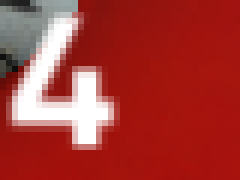
#> input picture backup/left_num_3.png, 40 x 30 px (shown 6 times larger)
$ python recognizer.py
#> lines starting #> are read from the running program, lines starting #| are printed output that depends on the picture; after the words box and inside, x2 and y2 are one past the last pixel; in counts of white or black regions, pixels touching at a corner belong together
#> further down, img is the input picture: PIL image 40x30 RGBA; mean R, G, B, A 167.1, 59.8, 55.2, 255
import os
from pathlib import Path
from PIL import Image
from typing import List, Optional, Dict
from functools import lru_cache
import cv2
import numpy as np
import re
import logging
from config import CARD_OUTPUT_DIR, DIGIT_PATTERN_DIR, TEMP_PATH, CARD_PATTERN_DIR, BACKUP_PATH
import time
import shutil

BINARYZATION_THRESHOLD = 210

logger = logging.getLogger("my_logger")


# [55 lines left out: function match_pattern, not called in this run]

DIGIT_FN_RE = re.compile(r"^(\d)\w*\.png$")

@lru_cache(maxsize=1)
def load_digit_templates(pattern_dir: str) -> List[Dict]:
    """
    只在第一次调用时加载所有模板：
    返回 [{'digit': '0', 'tpl': ndarray, 'w':.., 'h':..}, ...]
    """
    templates = []
    for fn in os.listdir(pattern_dir):
        m = DIGIT_FN_RE.match(fn)
        if not m:
            continue
        digit = m.group(1)
        path = os.path.join(pattern_dir, fn)
        tpl = cv2.imread(path, cv2.IMREAD_GRAYSCALE)
        tpl = cv2.threshold(tpl, BINARYZATION_THRESHOLD, 255, cv2.THRESH_BINARY)[1]
        if tpl is None:
            continue
        h, w = tpl.shape
        # save_debug_image(tpl, f"template_{digit}")
        templates.append({'digit': digit, 'tpl': tpl, 'w': w, 'h': h})
    return templates

# [12 lines left out: function save_debug_image, not called in this run]

def ocr_number(
    pil_img: Image.Image,
    pattern_dir = DIGIT_PATTERN_DIR,
    threshold: float = 0.8,
    n: int = 2,
) -> Optional[int]:
    """
    识别最多 n 个白色数字，保存每一步的调试图像，并打印最高匹配度。
    """
#> called with pattern_dir = 'patterns/digits', threshold = 0.8, n = 2
    # 0. 原图
    img = np.array(pil_img)
    # save_debug_image(img, "step1_orig")

    # 1. 转灰度
    gray = cv2.cvtColor(img, cv2.COLOR_RGB2GRAY) if img.ndim == 3 else img
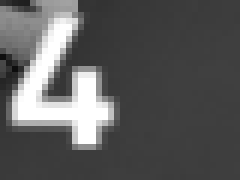
#> gray: shape (30, 40) (shown 6 times larger); min 13, max 255, mean 91.3
    # save_debug_image(gray, "step2_gray")

    # 2. Otsu 二值化
    _, bw = cv2.threshold(gray, 0, 255, cv2.THRESH_BINARY | cv2.THRESH_OTSU)
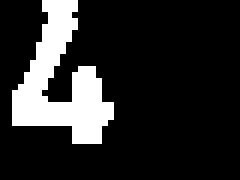
#> bw: shape (30, 40) (shown 6 times larger); 16.2% white; 1 white region, box (x1, y1, x2, y2) and area: (2, 0, 19, 24) 194
    _, bw = cv2.threshold(gray, 200, 255, cv2.THRESH_BINARY)
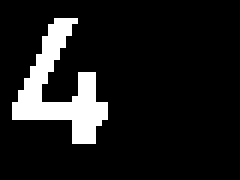
#> bw: shape (30, 40) (shown 6 times larger); 11.1% white; 1 white region, box (x1, y1, x2, y2) and area: (2, 3, 18, 24) 133
    # [6 lines of commented-out code are left out]

    bw_open = bw

    # 4. 白色像素太少，直接 0
    total = bw_open.size
#> total = 1200
    if total > 0 and cv2.countNonZero(bw_open) / total < 0.02:
        return 0

    # 5. 模板匹配，收集局部峰值
    raw_matches = []
    for info in load_digit_templates(pattern_dir):
        tpl = info['tpl']
        res = cv2.matchTemplate(bw_open, tpl, cv2.TM_CCOEFF_NORMED)
        # 可视化匹配分数图（选用归一化到 [0,255]）
        heat = (np.clip(res, 0, 1) * 255).astype(np.uint8)
        # save_debug_image(heat, f"heat_digit_{info['digit']}")

        # 找局部极大
        dil = cv2.dilate(res, np.ones((3,3), np.uint8))
        mask = (res == dil) & (res >= threshold)
        ys, xs = np.where(mask)
        for (y, x) in zip(ys, xs):
            raw_matches.append({
                'digit': info['digit'],
                'score': float(res[y, x]),
                'pt': (x, y),
                'w': info['w'],
                'h': info['h'],
            })

    if not raw_matches:
        return None

    #! 6. 打印最高匹配度
    highest = max(m['score'] for m in raw_matches)
    # logger.warning(f"[OCR] Highest match score: {highest:.4f}")
    if highest <= 0.9:
        logger.error(f"[OCR] Warning: Highest match score is low ({highest:.4f})")
        os.makedirs(BACKUP_PATH, exist_ok=True)
        for item in os.listdir(CARD_OUTPUT_DIR):
            src = os.path.join(CARD_OUTPUT_DIR, item)
            dst = os.path.join(BACKUP_PATH, item)
            if os.path.isdir(src):
                shutil.copytree(src, dst, dirs_exist_ok=True)
            else:
                shutil.copy2(src, dst)


    # 7. 全局按置信度降序，做 NMS
    raw_matches.sort(key=lambda x: x['score'], reverse=True)
    pts = np.array([m['pt'] for m in raw_matches], dtype=np.float32)
    ws = np.array([m['w'] for m in raw_matches], dtype=np.float32)
    hs = np.array([m['h'] for m in raw_matches], dtype=np.float32)

    selected = []
    used = np.zeros(len(raw_matches), dtype=bool)
    for i, m in enumerate(raw_matches):
        if used[i]:
            continue
        selected.append(m)
        if len(selected) >= n:
            break
        dx = np.abs(pts[:,0] - m['pt'][0])
        dy = np.abs(pts[:,1] - m['pt'][1])
        overlap = (dx < 0.5 * np.maximum(ws, m['w'])) & \
                  (dy < 0.5 * np.maximum(hs, m['h']))
        used = used | overlap

    if not selected:
        return None

    # 8. 按 x 排序，拼数字
    selected.sort(key=lambda x: x['pt'][0])
    s = ''.join(m['digit'] for m in selected)
    if int(s) == 0:
        logger.critical(f"WRONG OCR number: {s}")
        return 999
    try:
        return int(s)
    except ValueError:
        return None

if __name__ == "__main__":
    # 测试函数
    img = Image.open("backup/left_num_3.png")
#> (the run stopped early here; a loop or call above may not have finished)
